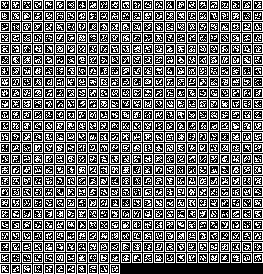
#> input picture AprilTag/tag36h11/mosaic.png, 263 x 274 px, found by its file name; its folder holds only this picture in this run
$ python generate_large_apriltags.py
#> lines starting #> are read from the running program, lines starting #| are printed output that depends on the picture
import cv2
import numpy as np
import os
import argparse

def resize_apriltag_image(input_path, output_path, target_size=800):
    """
    将小尺寸的Apriltag图片放大到指定尺寸
    :param input_path: 输入图片路径
    :param output_path: 输出图片路径
    :param target_size: 目标尺寸（像素）
    """
#> called with input_path = 'apriltag-imgs/tag36h11/mosaic.png', output_path = 'large_apriltags/apriltag_00000.png', target_size = 800
    # 读取原图
    img = cv2.imread(input_path, cv2.IMREAD_UNCHANGED)
#> img is the input picture: shape (274, 263, 4); mean B, G, R, A 112.2, 112.2, 112.2, 207.7
    if img is None:
        print(f"无法读取图片: {input_path}")
        return False

    # 放大图片，使用INTER_NEAREST保持边缘清晰
    resized = cv2.resize(img, (target_size, target_size), interpolation=cv2.INTER_NEAREST)
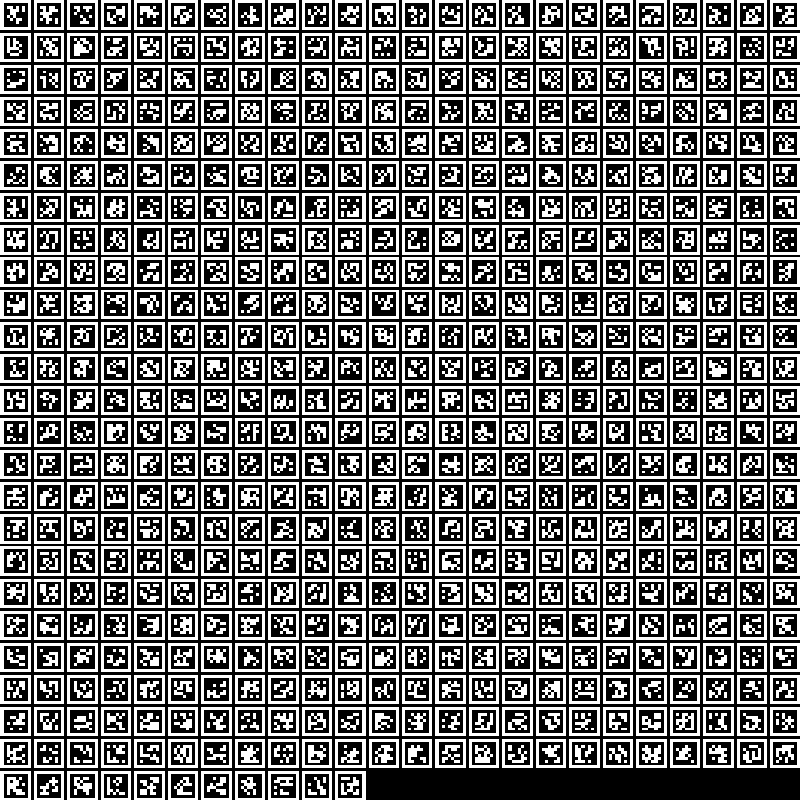
#> resized: shape (800, 800, 4); mean B, G, R, A 112.7, 112.7, 112.7, 208.1

    # 保存放大后的图片
    cv2.imwrite(output_path, resized)
    print(f"已生成: {output_path} ({target_size}x{target_size})")
    return True

def batch_resize_apriltags(input_dir, output_dir, target_size=300, start_id=0, end_id=10):
    """
    批量处理Apriltag图片
    """
    os.makedirs(output_dir, exist_ok=True)

    # 获取所有png文件
    png_files = [f for f in os.listdir(input_dir) if f.endswith('.png')]
    png_files.sort()

    # 处理指定ID范围的文件
    for i, filename in enumerate(png_files):
        if start_id <= i <= end_id:
            input_path = os.path.join(input_dir, filename)
            output_filename = f"apriltag_{i:05d}.png"
            output_path = os.path.join(output_dir, output_filename)

            resize_apriltag_image(input_path, output_path, target_size)

def main():
    parser = argparse.ArgumentParser(description="生成大尺寸Apriltag图片")
    parser.add_argument('--input_dir', type=str, default='apriltag-imgs/tag36h11',
                        help='输入文件夹路径')
    parser.add_argument('--output_dir', type=str, default='large_apriltags',
                        help='输出文件夹路径')
    parser.add_argument('--size', type=int, default=800,
                        help='目标尺寸（像素）')
    parser.add_argument('--start', type=int, default=0,
                        help='起始ID')
    parser.add_argument('--end', type=int, default=43,
                        help='结束ID')

    args = parser.parse_args()

    batch_resize_apriltags(args.input_dir, args.output_dir, args.size, args.start, args.end)
    print(f"\n批量处理完成！输出目录: {args.output_dir}")

if __name__ == "__main__":
    main()
